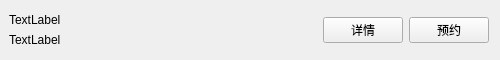
<?xml version="1.0" encoding="UTF-8"?>
<ui version="4.0">
 <class>lwiBoMeet</class>
 <widget class="QWidget" name="lwiBoMeet">
  <property name="geometry">
   <rect>
    <x>0</x>
    <y>0</y>
    <width>500</width>
    <height>60</height>
   </rect>
  </property>
  <property name="sizePolicy">
   <sizepolicy hsizetype="Preferred" vsizetype="Fixed">
    <horstretch>0</horstretch>
    <verstretch>0</verstretch>
   </sizepolicy>
  </property>
  <property name="windowTitle">
   <string>Form</string>
  </property>
  <layout class="QHBoxLayout" name="horizontalLayout_2">
   <property name="spacing">
    <number>0</number>
   </property>
   <property name="leftMargin">
    <number>0</number>
   </property>
   <property name="topMargin">
    <number>0</number>
   </property>
   <property name="rightMargin">
    <number>0</number>
   </property>
   <property name="bottomMargin">
    <number>0</number>
   </property>
   <item>
    <widget class="QWidget" name="widget" native="true">
     <property name="sizePolicy">
      <sizepolicy hsizetype="Expanding" vsizetype="Fixed">
       <horstretch>0</horstretch>
       <verstretch>0</verstretch>
      </sizepolicy>
     </property>
     <layout class="QVBoxLayout" name="verticalLayout">
      <property name="topMargin">
       <number>0</number>
      </property>
      <property name="rightMargin">
       <number>0</number>
      </property>
      <property name="bottomMargin">
       <number>0</number>
      </property>
      <item>
       <widget class="QLabel" name="labMeetRoomName">
        <property name="sizePolicy">
         <sizepolicy hsizetype="Preferred" vsizetype="Fixed">
          <horstretch>0</horstretch>
          <verstretch>0</verstretch>
         </sizepolicy>
        </property>
        <property name="text">
         <string>TextLabel</string>
        </property>
       </widget>
      </item>
      <item>
       <widget class="QLabel" name="labMeetRoomAddr">
        <property name="sizePolicy">
         <sizepolicy hsizetype="Preferred" vsizetype="Fixed">
          <horstretch>0</horstretch>
          <verstretch>0</verstretch>
         </sizepolicy>
        </property>
        <property name="text">
         <string>TextLabel</string>
        </property>
       </widget>
      </item>
     </layout>
    </widget>
   </item>
   <item>
    <widget class="QWidget" name="widget_2" native="true">
     <property name="sizePolicy">
      <sizepolicy hsizetype="Fixed" vsizetype="Fixed">
       <horstretch>0</horstretch>
       <verstretch>0</verstretch>
      </sizepolicy>
     </property>
     <layout class="QHBoxLayout" name="horizontalLayout">
      <property name="topMargin">
       <number>0</number>
      </property>
      <property name="rightMargin">
       <number>11</number>
      </property>
      <property name="bottomMargin">
       <number>0</number>
      </property>
      <item>
       <widget class="QPushButton" name="pushButton">
        <property name="sizePolicy">
         <sizepolicy hsizetype="Fixed" vsizetype="Fixed">
          <horstretch>0</horstretch>
          <verstretch>0</verstretch>
         </sizepolicy>
        </property>
        <property name="text">
         <string>详情</string>
        </property>
       </widget>
      </item>
      <item>
       <widget class="QPushButton" name="btnBook">
        <property name="sizePolicy">
         <sizepolicy hsizetype="Fixed" vsizetype="Fixed">
          <horstretch>0</horstretch>
          <verstretch>0</verstretch>
         </sizepolicy>
        </property>
        <property name="text">
         <string>预约</string>
        </property>
       </widget>
      </item>
     </layout>
    </widget>
   </item>
  </layout>
 </widget>
 <resources/>
 <connections/>
</ui>
